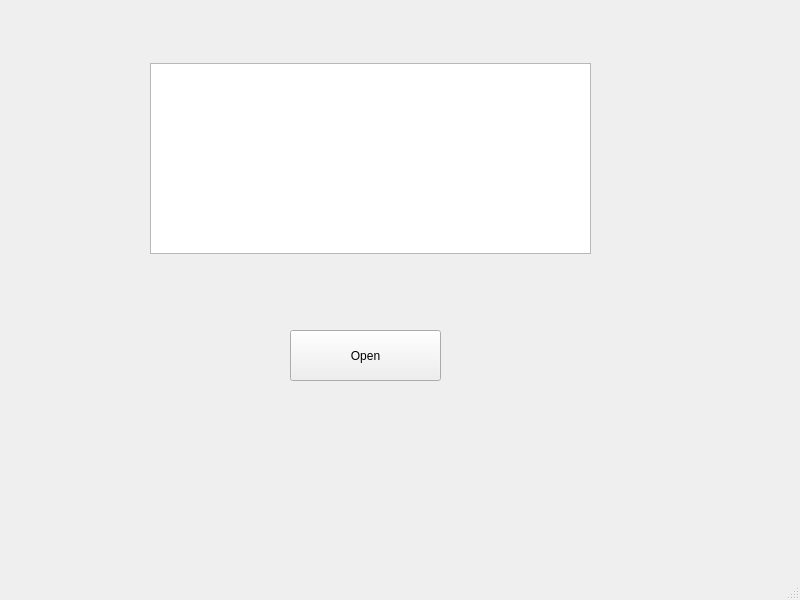
<?xml version="1.0" encoding="UTF-8"?>
<ui version="4.0">
 <class>MainWindow</class>
 <widget class="QMainWindow" name="MainWindow">
  <property name="geometry">
   <rect>
    <x>0</x>
    <y>0</y>
    <width>800</width>
    <height>600</height>
   </rect>
  </property>
  <property name="windowTitle">
   <string>MainWindow</string>
  </property>
  <widget class="QWidget" name="centralwidget">
   <widget class="QPushButton" name="Open">
    <property name="geometry">
     <rect>
      <x>290</x>
      <y>330</y>
      <width>151</width>
      <height>51</height>
     </rect>
    </property>
    <property name="text">
     <string>Open</string>
    </property>
   </widget>
   <widget class="QTextEdit" name="ip">
    <property name="geometry">
     <rect>
      <x>150</x>
      <y>63</y>
      <width>441</width>
      <height>191</height>
     </rect>
    </property>
   </widget>
  </widget>
  <widget class="QMenuBar" name="menubar">
   <property name="geometry">
    <rect>
     <x>0</x>
     <y>0</y>
     <width>800</width>
     <height>22</height>
    </rect>
   </property>
  </widget>
  <widget class="QStatusBar" name="statusbar"/>
 </widget>
 <resources/>
 <connections/>
</ui>
